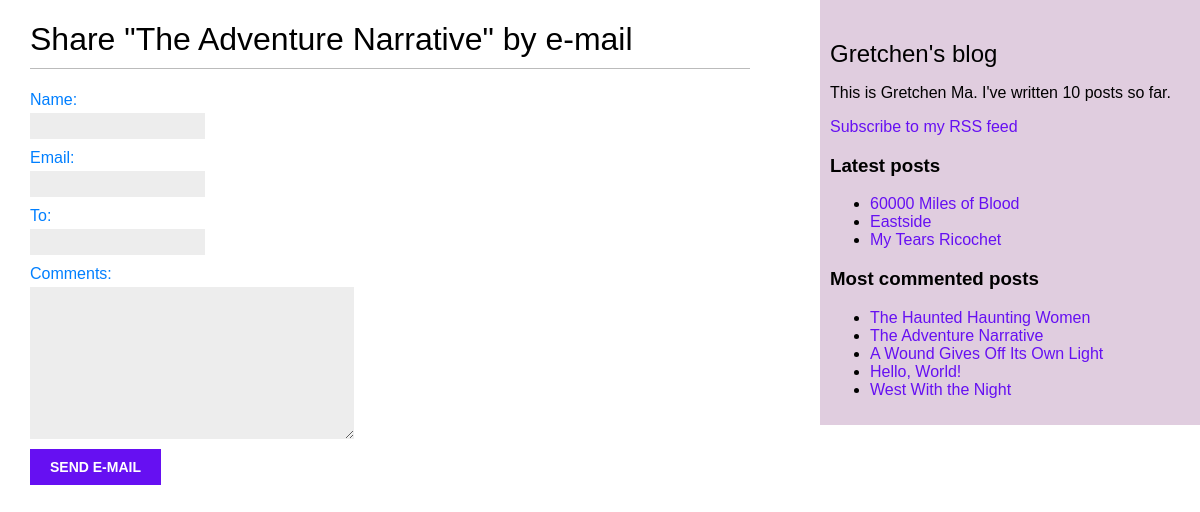
Page /blog/6/share/ on the committed database.
### blog/models.py (models this page shows, shortened)
class Post(models.Model):
    STATUS_CHOICES = (
        ('draft', 'Draft'),
        ('published', 'Published'),
    )
    title = models.CharField(max_length=250)
    slug = models.SlugField(max_length=250,
                            unique_for_date='publish')
    author = models.ForeignKey(User,
                               on_delete=models.CASCADE,
                               related_name='blog_posts')
    body = models.TextField()
    publish = models.DateTimeField(default=timezone.now) #发布日期
    created = models.DateTimeField(auto_now_add=True) #创建时间
    updated = models.DateTimeField(auto_now=True) #最后一次更新时间
    status = models.CharField(max_length=10,
                              choices=STATUS_CHOICES,
                              default='draft') #帖子的状态
    objects = models.Manager() # The default manager.
    published = PublishedManager() # Our custom manager.
    class Meta:
        ordering = ('-publish',) #元数据，负号前缀降序排序，最新的在最上
    def get_absolute_url(self):
        return reverse('blog:post_detail',
                       args=[self.publish.year,
                             self.publish.month,
                             self.publish.day, self.slug])
    tags = TaggableManager()

### blog/views.py (the view)
def post_share(request, post_id):
    post = get_object_or_404(Post, id=post_id, status='published')
    sent = False
    if request.method == 'POST':
        form = EmailPostForm(request.POST)
        if form.is_valid():
            cd = form.cleaned_data
            post_url = request.build_absolute_uri(
                post.get_absolute_url())
            subject = f"{cd['name']} recommends you read " \
                      f"{post.title}"
            message = f"Read {post.title} at {post_url}\n\n" \
                      f"{cd['name']}\'s comments: {cd['comments']}"
            send_mail(subject, message, 'admin@myblog.com',
                      [cd['to']])
            sent = True
    else:
        form = EmailPostForm()
    return render(request, 'blog/post/share.html', {'post': post,
                                                    'form': form,
                                                    'sent': sent})

### blog/forms.py
class EmailPostForm(forms.Form):
    name = forms.CharField(max_length=25)
    email = forms.EmailField()
    to = forms.EmailField()
    comments = forms.CharField(required=False,
                               widget=forms.Textarea)

### blog/models.py (called while the page is built)
    def get_queryset(self):
        return super(PublishedManager,
                     self).get_queryset()\
                          .filter(status='published')

### blog/templatetags/blog_tags.py (called while the page is built)
@register.simple_tag
def total_posts():
    return Post.published.count()

@register.inclusion_tag('blog/post/latest_posts.html')
def show_latest_posts(count=5):
    latest_posts = Post.published.order_by('-publish')[:count]
    return {'latest_posts': latest_posts}

@register.simple_tag
def get_most_commented_posts(count=5):
    return Post.published.annotate(
            total_comments=Count('comments')
            ).order_by('-total_comments')[:count]

### blog/templates/blog/post/share.html (shortened to what this page needs)
{% extends "blog/base.html" %}
{% block content %}
  {% if sent %}
   <h1>E-mail successfully sent</h1>
   <p>
     "{{ post.title }}" was successfully sent to {{ form.cleaned_data.to }}.
   </p>
  {% else %}
    <h1>Share "{{ post.title }}" by e-mail</h1>
    <form method="post">
      {{ form.as_p }}
      <input type="submit" value="Send e-mail">
    </form>
  {% endif %}
{% endblock %}

### blog/templates/blog/base.html (shortened to what this page needs)
{% load blog_tags %}
{% load static %}
<!DOCTYPE html>
<html>
<head>
  <link href="{% static "css/blog.css" %}" rel="stylesheet">
</head>
<body>
  <div id="content">
    {% block content %}
    {% endblock %}
  </div>
  <div id="sidebar">
    <h2>Gretchen's blog</h2>
    <p>This is Gretchen Ma. I've written {% total_posts %} posts so far.</p>
    <p>
      <a href="{% url "blog:post_feed" %}">Subscribe to my RSS feed</a>
    </p>
    <h3>Latest posts</h3>
    {% show_latest_posts 3 %}
    <h3>Most commented posts</h3>
    {% get_most_commented_posts as most_commented_posts %}
    <ul>
      {% for post in most_commented_posts %}
        <li>
          <a href="{{ post.get_absolute_url }}">{{ post.title }}</a>
        </li>
      {% endfor %}
    </ul>
  </div>
</body>
</html>

### blog/templates/blog/post/latest_posts.html
<ul>
    {% for post in latest_posts %}
      <li>
        <a href="{{ post.get_absolute_url }}">{{ post.title }}</a>
      </li>
    {% endfor %}
</ul>

### blog/static/css/blog.css (style rules this page uses)
body { margin:0; padding:0; font-family:helvetica, sans-serif; }
a { color:#6610f2; text-decoration:none; }
h1 { font-weight:normal; border-bottom:1px solid #bbb; padding:0 0 10px 0; }
h2 { font-weight:normal; margin:30px 0 0; }
#content { float:left; width:60%; padding:0 0 0 30px; }
#sidebar { float:right; width:30%; padding:10px; background:#e0cddf; height:100%; }
label { float:left; clear:both; color:#007fff; margin-bottom:4px; }
input, textarea { clear:both; float:left; margin:0 0 10px; background:#ededed; border:0; padding:6px 10px; font-size:12px; }
input[type=submit] { font-weight:bold; background:#6610f2; color:#fff; padding:10px 20px; font-size:14px; text-transform:uppercase; }

### rows in the picture
Post: title "The Adventure Narrative"
Post: title "60000 Miles of Blood"
Post: title "Eastside"
Post: title "My Tears Ricochet"
Post: title "The Haunted Haunting Women"
Post: title "A Wound Gives Off Its Own Light"
Post: title "Hello, World!"
Post: title "West With the Night"
